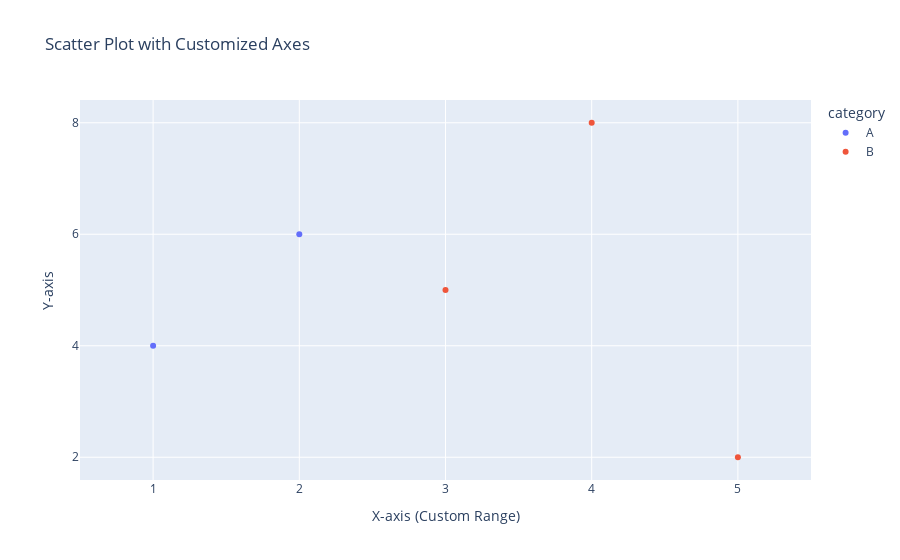

The code cell stored with this chart in its notebook:
### Markdown cell above
**3. Customizing Axes and Legends:**

- **Extensive Control:** Plotly allows you to customize various aspects of axes, including titles, labels, tick marks, ranges, and grid lines.
- **Legends:** You can control the appearance and position of legends using layout options and trace properties.

**Example with px for Axis Customization:**

### Code cell
import plotly.express as px

# Sample data
data = {'x': [1, 2, 3, 4, 5], 'y': [4, 6, 5, 8, 2], 'category': ['A', 'A', 'B', 'B', 'B']}

# Create a scatter plot with custom axis ranges and title
fig = px.scatter(data, x='x', y='y', color='category',
                title='Scatter Plot with Customized Axes')

# Update layout for axis customization
fig.update_layout(
    xaxis_title='X-axis (Custom Range)',  # Set axis title
    xaxis_range=[0.5, 5.5],  # Set custom x-axis range
    yaxis_title='Y-axis',
    yaxis_tickvals=[2, 4, 6, 8]  # Set specific y-axis tick values
)

# Show the plot
fig.show()

### Figure 1 — Plotly figure (JSON) as saved in the notebook; plotly's stock layout.template omitted (floating-point values rounded to 4 significant figures)
{"data": [{"hovertemplate": "category=A<br>x=%{x}<br>y=%{y}<extra></extra>", "legendgroup": "A", "marker": {"color": "#636efa", "symbol": "circle"}, "mode": "markers", "name": "A", "orientation": "v", "showlegend": true, "type": "scatter", "x": [1, 2], "xaxis": "x", "y": [4, 6], "yaxis": "y"}, {"hovertemplate": "category=B<br>x=%{x}<br>y=%{y}<extra></extra>", "legendgroup": "B", "marker": {"color": "#EF553B", "symbol": "circle"}, "mode": "markers", "name": "B", "orientation": "v", "showlegend": true, "type": "scatter", "x": [3, 4, 5], "xaxis": "x", "y": [5, 8, 2], "yaxis": "y"}], "layout": {"legend": {"title": {"text": "category"}, "tracegroupgap": 0}, "title": {"text": "Scatter Plot with Customized Axes"}, "xaxis": {"anchor": "y", "domain": [0, 1], "range": [0.5, 5.5], "title": {"text": "X-axis (Custom Range)"}}, "yaxis": {"anchor": "x", "domain": [0, 1], "tickvals": [2, 4, 6, 8], "title": {"text": "Y-axis"}}}}
